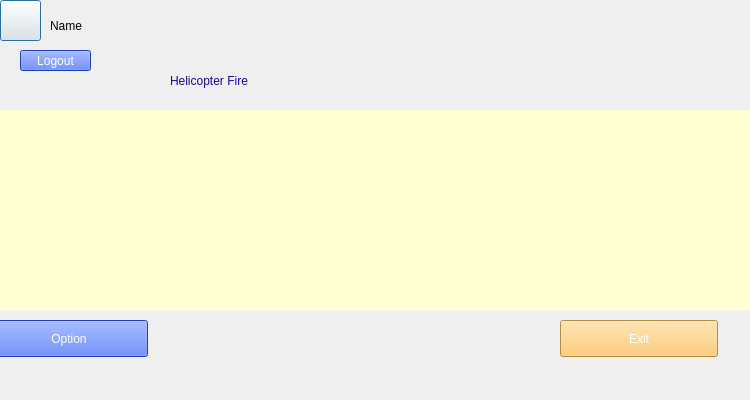
<?xml version="1.0" encoding="UTF-8"?>
<ui version="4.0">
 <class>Dialog</class>
 <widget class="QDialog" name="Dialog">
  <property name="geometry">
   <rect>
    <x>0</x>
    <y>0</y>
    <width>750</width>
    <height>400</height>
   </rect>
  </property>
  <property name="windowTitle">
   <string>Dialog</string>
  </property>
  <widget class="QPushButton" name="User">
   <property name="enabled">
    <bool>true</bool>
   </property>
   <property name="geometry">
    <rect>
     <x>0</x>
     <y>0</y>
     <width>41</width>
     <height>41</height>
    </rect>
   </property>
   <property name="text">
    <string/>
   </property>
   <property name="icon">
    <iconset>
     <normaloff>../Helicopter firebase/user.jpg</normaloff>../Helicopter firebase/user.jpg</iconset>
   </property>
   <property name="iconSize">
    <size>
     <width>40</width>
     <height>40</height>
    </size>
   </property>
  </widget>
  <widget class="QLabel" name="label">
   <property name="geometry">
    <rect>
     <x>170</x>
     <y>30</y>
     <width>431</width>
     <height>101</height>
    </rect>
   </property>
   <property name="styleSheet">
    <string notr="true">font: 48pt &quot;Bebas Neue&quot;;
color: rgb(38, 0, 153);</string>
   </property>
   <property name="text">
    <string>Helicopter Fire</string>
   </property>
  </widget>
  <widget class="QLabel" name="BGImage">
   <property name="geometry">
    <rect>
     <x>0</x>
     <y>0</y>
     <width>750</width>
     <height>400</height>
    </rect>
   </property>
   <property name="text">
    <string/>
   </property>
   <property name="pixmap">
    <pixmap>../Helicopter firebase/bg.png</pixmap>
   </property>
  </widget>
  <widget class="QLabel" name="BGImage_2">
   <property name="geometry">
    <rect>
     <x>730</x>
     <y>0</y>
     <width>750</width>
     <height>400</height>
    </rect>
   </property>
   <property name="text">
    <string/>
   </property>
   <property name="pixmap">
    <pixmap>../Helicopter firebase/bg.png</pixmap>
   </property>
  </widget>
  <widget class="QPushButton" name="logout">
   <property name="geometry">
    <rect>
     <x>20</x>
     <y>50</y>
     <width>71</width>
     <height>21</height>
    </rect>
   </property>
   <property name="styleSheet">
    <string notr="true">background-color: rgb(39, 86, 255);
color: rgb(255, 255, 255);
font: 12pt &quot;Franklin Gothic Demi Cond&quot;;</string>
   </property>
   <property name="text">
    <string>Logout</string>
   </property>
  </widget>
  <widget class="QWidget" name="verticalLayoutWidget">
   <property name="geometry">
    <rect>
     <x>290</x>
     <y>150</y>
     <width>160</width>
     <height>181</height>
    </rect>
   </property>
   <layout class="QVBoxLayout" name="verticalLayout">
    <item>
     <widget class="QPushButton" name="Play">
      <property name="styleSheet">
       <string notr="true">background-color: rgb(39, 86, 255);
color: rgb(255, 255, 255);
font: 17pt &quot;Franklin Gothic Demi Cond&quot;;
</string>
      </property>
      <property name="text">
       <string>Play</string>
      </property>
     </widget>
    </item>
    <item>
     <widget class="QPushButton" name="Help">
      <property name="styleSheet">
       <string notr="true">background-color: rgb(39, 86, 255);
color: rgb(255, 255, 255);
font: 17pt &quot;Franklin Gothic Demi Cond&quot;;</string>
      </property>
      <property name="text">
       <string>Help</string>
      </property>
     </widget>
    </item>
    <item>
     <widget class="QPushButton" name="LeaderBoard">
      <property name="styleSheet">
       <string notr="true">background-color: rgb(39, 86, 255);
color: rgb(255, 255, 255);
font: 17pt &quot;Franklin Gothic Demi Cond&quot;;</string>
      </property>
      <property name="text">
       <string>LeaderBoard</string>
      </property>
     </widget>
    </item>
   </layout>
  </widget>
  <widget class="QPushButton" name="Exit">
   <property name="geometry">
    <rect>
     <x>560</x>
     <y>320</y>
     <width>158</width>
     <height>37</height>
    </rect>
   </property>
   <property name="styleSheet">
    <string notr="true">background-color: rgb(255, 194, 87);
color: rgb(255, 255, 255);
font: 17pt &quot;Franklin Gothic Demi Cond&quot;;</string>
   </property>
   <property name="text">
    <string>Exit</string>
   </property>
  </widget>
  <widget class="QPushButton" name="Option">
   <property name="geometry">
    <rect>
     <x>-10</x>
     <y>320</y>
     <width>158</width>
     <height>37</height>
    </rect>
   </property>
   <property name="styleSheet">
    <string notr="true">background-color: rgb(39, 86, 255);
color: rgb(255, 255, 255);
font: 17pt &quot;Franklin Gothic Demi Cond&quot;;</string>
   </property>
   <property name="text">
    <string>Option</string>
   </property>
  </widget>
  <widget class="QLabel" name="userlabl">
   <property name="geometry">
    <rect>
     <x>50</x>
     <y>10</y>
     <width>121</width>
     <height>31</height>
    </rect>
   </property>
   <property name="styleSheet">
    <string notr="true">font: 87 14pt &quot;Segoe UI Black&quot;;</string>
   </property>
   <property name="text">
    <string>Name</string>
   </property>
  </widget>
  <widget class="QWidget" name="neterror" native="true">
   <property name="geometry">
    <rect>
     <x>0</x>
     <y>0</y>
     <width>751</width>
     <height>401</height>
    </rect>
   </property>
   <widget class="QLabel" name="nonet">
    <property name="geometry">
     <rect>
      <x>0</x>
      <y>110</y>
      <width>750</width>
      <height>200</height>
     </rect>
    </property>
    <property name="styleSheet">
     <string notr="true">background-color: rgb(255, 255, 208);</string>
    </property>
    <property name="text">
     <string/>
    </property>
    <property name="pixmap">
     <pixmap>data/net error.png</pixmap>
    </property>
   </widget>
  </widget>
  <zorder>BGImage</zorder>
  <zorder>User</zorder>
  <zorder>label</zorder>
  <zorder>BGImage_2</zorder>
  <zorder>logout</zorder>
  <zorder>verticalLayoutWidget</zorder>
  <zorder>Exit</zorder>
  <zorder>Option</zorder>
  <zorder>userlabl</zorder>
  <zorder>neterror</zorder>
 </widget>
 <resources/>
 <connections/>
</ui>
